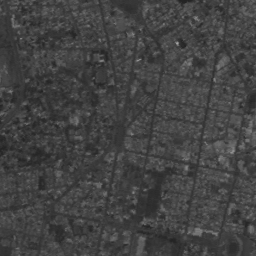
#> input picture Taller_2/images/QUITO.png, 256 x 256 px
$ jupyter execute Taller2.ipynb
#> lines starting #> are read from the running program, lines starting #| are printed output that depends on the picture
# Taller 2: operaciones de transformación del histograma

### Sebastián Palma

### David Tobón Molina

[cell 1]
import matplotlib.pyplot as plt
import numpy as np
import cv2

from skimage import exposure

[cell 2]
def get_histogram(img):
    return cv2.calcHist([img],[0],None,[256],[0,256])

# 1. Calibración del histograma

[cell 3]
quito_img = cv2.imread('images/QUITO.png', cv2.IMREAD_GRAYSCALE)
#> quito_img is the input picture: shape (256, 256); min 35, max 166, mean 66.3

plt.imshow(quito_img, cmap='gray', vmin=0, vmax=255)
plt.axis('off')
plt.show()

### 1.3. Visualice el histograma de la imagen. Describa su forma. ¿Cuáles son los niveles de gris mínimo y máximo?.

[cell 4]
quito_hist = get_histogram(quito_img)
#> quito_hist = 256 values, max 2369 at index 62, min 0 at index 0, mean 256
plt.plot(quito_hist)
plt.show()
#> figure, not shown here; curve peaks at x = 62, y = 2369

[cell 5]
print(np.min(quito_img), np.max(quito_img))
#| 35 166

El histograma tiene su mayor densidad en un gran pico alrededor de los niveles de intensidad entre 40 y 100, donde el pico obtiene su máximo valor (mayor números de píxeles) para el nivel de intensidad de grises de 60. Las demás áreas del histograma son planas.

Al observar el histograma parece que el nivel de gris mínimo es 40 y el máximo es de 130. Aunque, usando las funciones de numpy, se obtiene que el valor de intensidad mínimo es 35 y el máximo es 166, pero al tener pocos píxeles con dado nivel de intensidad, esto no es observable en el histograma con su zoom actual.

### 1.4 Efectúe una expansión del contraste, visualice la imagen resultado y el histograma correspondiente. ¿En qué consiste la mejora de la imagen?

[cell 6]
A, B = 35, 166
C, D = 0, 255
rescaled_img = exposure.rescale_intensity(quito_img, in_range=(A,B), out_range=(C,D)).astype(np.uint8)

rescaled_hist = get_histogram(rescaled_img)
#> rescaled_hist = 256 values, max 2369 at index 52, min 0 at index 2, mean 256
plt.plot(rescaled_hist)
plt.show()
#> figure, not shown here; curve peaks at x = 52, y = 2369

[cell 7]
plt.figure(figsize=(10,5))

plt.subplot(2,2,1)
plt.imshow(quito_img, cmap='gray', vmin=0, vmax=255)
plt.axis('off')

plt.subplot(2,2,2)
plt.imshow(rescaled_img, cmap='gray', vmin=0, vmax=255)
plt.axis('off')

plt.subplot(2,2,3)
plt.plot(quito_hist)

plt.subplot(2,2,4)
plt.plot(rescaled_hist)

plt.show()
#> figure, not shown here; panel 3: curve peaks at x = 62, y = 2369; panel 4: curve peaks at x = 52, y = 2369

La mejora de la imagen consiste en expandir el rango dinámico de la imagen, es decir, aumentar el contraste. Esto se logra al mapear los valores de intensidad de la imagen original (que van de 35 a 166) a un nuevo rango (de 0 a 255). Como resultado, los detalles que antes eran difíciles de distinguir debido a la falta de contraste ahora son más visibles, lo que mejora la calidad visual de la imagen.

### 1.5 También es posible efectuar una expansión del contraste entre dos valores particulares. Se trata de una transformación lineal del histograma, que permite especificar 2 niveles de gris que deben ser respectivamente llevados a 0 y 255. Esta transformación se llama calibración del histograma.

[cell 8]
A, B = 50, 100
D, C = 0, 255
rescaled_img = exposure.rescale_intensity(quito_img, in_range=(A,B), out_range=(C,D)).astype(np.uint8)
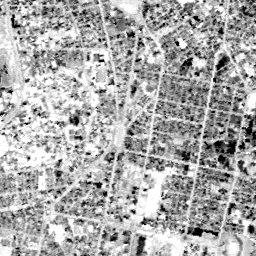
#> rescaled_img: shape (256, 256); min 0, max 255, mean 170.6

rescaled_hist = get_histogram(rescaled_img)
#> rescaled_hist = 256 values, max 4808 at index 255, min 0 at index 1, mean 256
plt.plot(rescaled_hist)
plt.show()
#> figure, not shown here; curve peaks at x = 255, y = 4808

[cell 9]
plt.figure(figsize=(10,5))

plt.subplot(2,2,1)
plt.imshow(quito_img, cmap='gray', vmin=0, vmax=255)
plt.axis('off')

plt.subplot(2,2,2)
plt.imshow(rescaled_img, cmap='gray', vmin=0, vmax=255)
plt.axis('off')

plt.subplot(2,2,3)
plt.plot(quito_hist)

plt.subplot(2,2,4)
plt.plot(rescaled_hist)

plt.show()
#> figure, not shown here; panel 3: curve peaks at x = 62, y = 2369; panel 4: curve peaks at x = 255, y = 4808

Esta transformación busca expandir el nivel de detalle que se encuentra en los tonos de grises entre 50 y 100 (A y B), lo que hace que los detalles que se encuentran en ese rango de intensidad sean más visibles. Sin embargo, al expandir el contraste entre esos niveles de gris, se pierde información en los niveles de intensidad por debajo de 50 y por encima de 100, lo que puede resultar en una pérdida de detalles en esas áreas y la saturación de los tonos extremos. Por lo tanto, aunque se mejora la visibilidad de los detalles entre 50 y 100, se sacrifica la información en los extremos del rango de intensidad.

### Efectúe 3 calibraciones diferentes del histograma sobre la imagen original, entre los valores 50-100, 40-120 y 35-166. Visualice los resultados.

[cell 10]
a_b_list = [(50, 100), (40,120), (35,166)]
C, D = 0, 255

hist_list = []
rescaled_ims = []
for ab in a_b_list:
    a, b = ab
    rescaled_img = exposure.rescale_intensity(quito_img, in_range=(a,b), out_range=(C,D)).astype(np.uint8)
    rescaled_ims.append(rescaled_img)
    hist_list.append(get_histogram(rescaled_img))
#> this loop made 3 passes
#> pass 1, `rescaled_img = exposure.rescale_intensity(quito_img, in_range=(a,b), o..`:
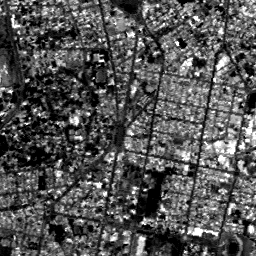
#> rescaled_img: shape (256, 256); min 0, max 255, mean 83.6
#> pass 2, `rescaled_img = exposure.rescale_intensity(quito_img, in_range=(a,b), o..`:
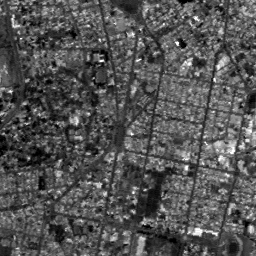
#> rescaled_img: shape (256, 256); min 0, max 255, mean 83.4
#> after the loop, hist_list = 3 items; rescaled_ims = 3 items

[cell 11]
plt.figure(figsize=(18, 6))

plt.subplot(2, 4, 1)
plt.imshow(quito_img, cmap='gray', vmin=0, vmax=255)
plt.title('Imagen Original')
plt.axis('off')

plt.subplot(2, 4, 5)
plt.plot(quito_hist)


for i, (a, b) in enumerate(a_b_list):
    plt.subplot(2, 4, i+2)
    plt.imshow(rescaled_ims[i], cmap='gray', vmin=0, vmax=255)
    plt.title(f'Calibración {a}-{b}')
    plt.axis('off')

    plt.subplot(2, 4, i+6)
    plt.plot(hist_list[i])
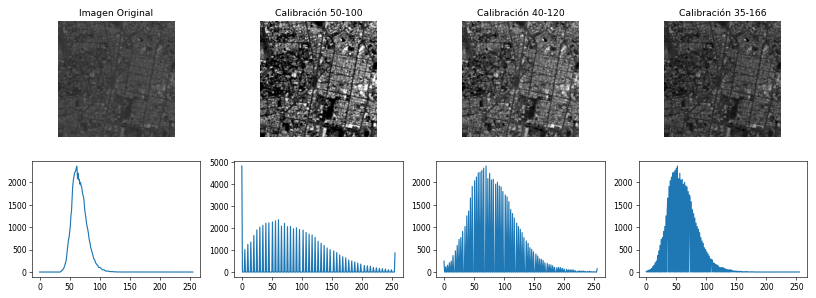
#> figure drawn by matplotlib, 8 panels; panel 2: curve peaks at x = 62, y = 2369; panel 4: curve peaks at x = 0, y = 4808; panel 6: curve peaks at x = 70, y = 2369; panel 8: curve peaks at x = 52, y = 2369

### ¿Cuál es la diferencia entre estas imágenes? ¿Cuál presenta el mejor contraste? ¿Cuál permite ver mejor los detalles? ¿Por qué la calibración entre 35 y 166 da el mismo resultado que la expansión del contraste efectuada en el punto 4? ¿Conclusión?

La diferencia entre las imágenes radica en el rango de niveles de gris que se han expandido. Para un determinado rango, mayor es el contraste en las áreas específicas donde predominaban esas intensidades. Adicionalmente, al tomar un rango de calibración menor, la transformación es más agresiva, provocando que una mayor parte de la imagen se sature, lo que puede resultar en una pérdida de detalles en las áreas fuera del rango seleccionado. Por ejemplo en la calibración de tonos de grises entre 50 y 100, todos los píxeles con niveles de intensidad por debajo de 50 se vuelven completamente negros (0), y los píxeles por encima de 100 se vuelven blancos (255). La calibración 40-120 es un punto intermediom y la de 35-166 es la más conservadora, donde no se satura ningún píxel porque el rango de los niveles de gris de la imagen original era [35, 166].

La imagen de mayor contraste es la resultante de la calibración de los niveles de gris entre 50-100, la cual tiene la máxima diferencia de intensidad entre las áreas más claras y oscuras. La imagen de calibración 40-120 también tiene un alto contraste pero la transformación se observa menos agresiva ya que hay una menor cantidad de zonas que presentan la máxima diferencia.

Simplemente observando las imágenes, la resultante de la calibración entre para niveles de intensidad de grieses entre 40-120 (calibración intermedia) es la que permite ver mejor los detalles, ya que no se aumenta el rango dinámico de la imagen mientras que se logra un baja saturación. Visualmente se nota un trazado de las manzanas más definido, al igual que los bordes de las estructuras de mayor y mediano tamaño.

La calibración entre 35 y 166 da el mismo resultado que la expansión de contraste global porque 35 y 166 son los valores mínimo ($I_{min}$) y máximo ($I_{max}$) reales de la imagen original. En el punto *4* se utilizaron estos mismos valores para expandir el rango dinámico de la imagen, lo que resultó en una transformación que mapeó el valor mínimo a 0 y el valor máximo a 255, sin saturar ningún píxel. Por lo tanto, ambas transformaciones producen el mismo resultado porque están utilizando los mismos valores de intensidad para realizar la expansión del contraste.

La expansión de contraste (Punto 4) es una técnica de mejora global que optimiza la imagen sin perder información, aprovechando todo el rango dinámico disponible (0-255). Por el contrario, la calibración selectiva es una herramienta de análisis específico. Sacrifica información en los extremos (zonas oscuras y luminosas) para aumentar artificialmente el contraste en un rango de interés, lo que facilita la detección de patrones que de otro modo serían muy tenues para el ojo humano.

# 2. Ecualización del histograma

[cell 12]
quito_img = cv2.imread('images/QUITO.png', cv2.IMREAD_GRAYSCALE)

plt.imshow(quito_img, cmap='gray', vmin=0, vmax=255)
plt.axis('off')
plt.show()

[cell 13]
quito_hist = get_histogram(quito_img)
plt.plot(quito_hist)
plt.show()

### 2.4 Efectúe una ecualización del histograma, visualice la imagen resultado y su histograma. En este caso particular, ¿a qué se debe la discontinuidad del histograma ecualizado?

[cell 14]
quito_equ = cv2.equalizeHist(quito_img)
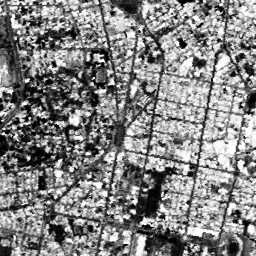
#> quito_equ: shape (256, 256); min 0, max 255, mean 130.6
quito_equ_hist = get_histogram(quito_equ)
#> quito_equ_hist = 256 values, max 2369 at index 107, min 0 at index 6, mean 256

plt.figure(figsize=(10,5))
plt.subplot(1,2,1)
plt.imshow(quito_equ, cmap='gray', vmin=0, vmax=255)
plt.axis('off')

plt.subplot(1,2,2)
plt.plot(quito_equ_hist)
plt.show()
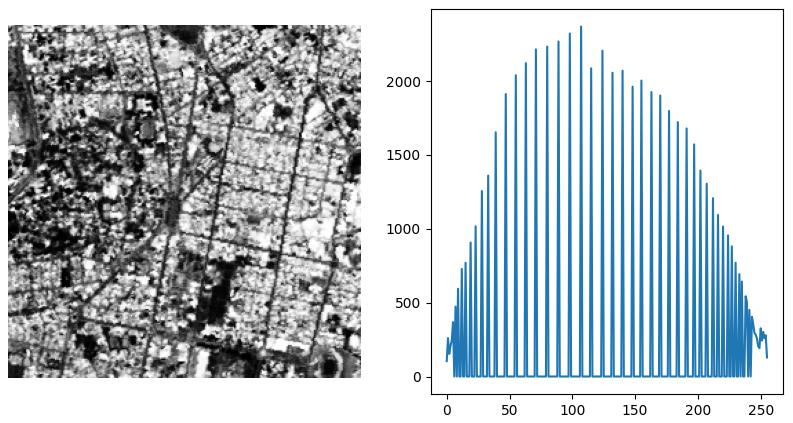
#> figure drawn by matplotlib, 2 panels; panel 2: curve peaks at x = 107, y = 2369

La discontinuidad se debe a que la ecualización del histograma redistribuye los niveles de intensidad de la imagen original para lograr una distribución más uniforme. Dado a que el histograma es discreto, y los valores de intensidad de la imagen original se encuentran en un rango específico y estrecho, la ecualización redistribuye las intensidades de los píxeles existente, cambia el valor de la intensidad pero no su frecuencia, por lo que no se crean frecuencias de intensidades nuevas, sino que se redistribuyen las frecuencias existentes. Esto puede resultar en una distribución de intensidades que no es completamente uniforme, lo que se refleja en la discontinuidad del histograma ecualizado. El número de barras del histograma no aumento, solo se redistribuye.

### 2.5 Efectúe una segunda vez esta operación. Es decir, aplique una ecualización del histograma a la imagen resultado del punto anterior. ¿Qué pasa? ¿Por qué?

[cell 15]
quito_equ2 = cv2.equalizeHist(quito_equ)
quito_equ2_hist = get_histogram(quito_equ2)
#> quito_equ2_hist = 256 values, max 2369 at index 107, min 0 at index 4, mean 256

plt.figure(figsize=(10,5))
plt.subplot(1,2,1)
plt.imshow(quito_equ2, cmap='gray', vmin=0, vmax=255)
plt.axis('off')

plt.subplot(1,2,2)
plt.plot(quito_equ2_hist)
plt.show()
#> figure, not shown here; panel 2: curve peaks at x = 107, y = 2369

No se notan que hayan cambios en la imagen o en el histograma, esto se debe a que la ecualización previo ya redistribuyó los niveles de intensidad de la imagen para lograr una distribución lo más uniforme posible, una vez que los niveles de gris han sido redistribuidos de la forma más uniforme que permiten los datos discretos de la imagen, la función de transferencia se vuelve aproximadamente lineal, haciendo que una segunda o tercera ecualización no tengan un efecto significativo en el histograma, volviendosa casi una operación idempotente.

### 2.6. Repita las operaciones 1 a 4 con la imagen baboon.png. ¿Cómo es el resultado de esta transformación comparado con la ecualización de la imagen precedente (quito.png)? ¿Por qué?

[cell 16]
baboon_img = cv2.imread('images/baboon.png', cv2.IMREAD_GRAYSCALE)
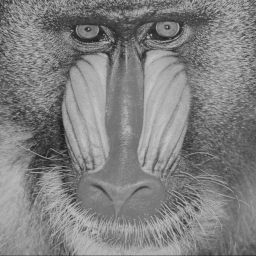
#> input picture Taller_2/images/baboon.png, 256 x 256 px
#> baboon_img is the input picture: shape (256, 256); min 27, max 198, mean 128.7

plt.imshow(baboon_img, cmap='gray', vmin=0, vmax=255)
plt.axis('off')
plt.show()

[cell 17]
baboon_hist = get_histogram(baboon_img)
#> baboon_hist = 256 values, max 907 at index 121, min 0 at index 0, mean 256
plt.plot(baboon_hist)
plt.show()
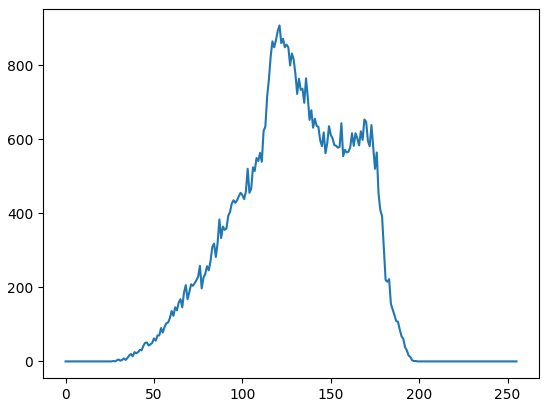
#> figure drawn by matplotlib, 1 panel; curve peaks at x = 121, y = 907

[cell 18]
baboon_equ = cv2.equalizeHist(baboon_img)
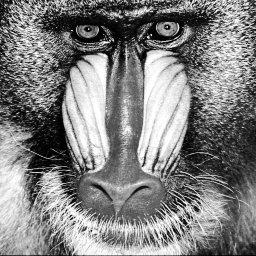
#> baboon_equ: shape (256, 256); min 0, max 255, mean 128.6
baboon_equ_hist = get_histogram(baboon_equ)
#> baboon_equ_hist = 256 values, max 907 at index 102, min 0 at index 27, mean 256

plt.figure(figsize=(10,5))
plt.subplot(1,2,1)
plt.imshow(baboon_equ, cmap='gray', vmin=0, vmax=255)
plt.axis('off')

plt.subplot(1,2,2)
plt.plot(baboon_equ_hist)
plt.show()
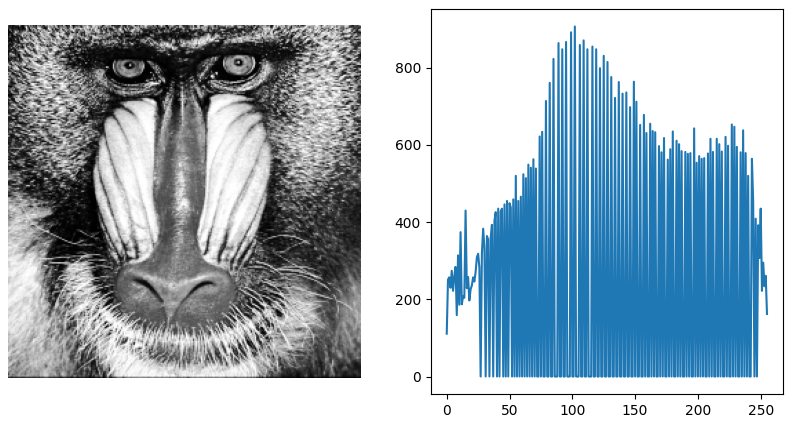
#> figure drawn by matplotlib, 2 panels; panel 2: curve peaks at x = 102, y = 907
